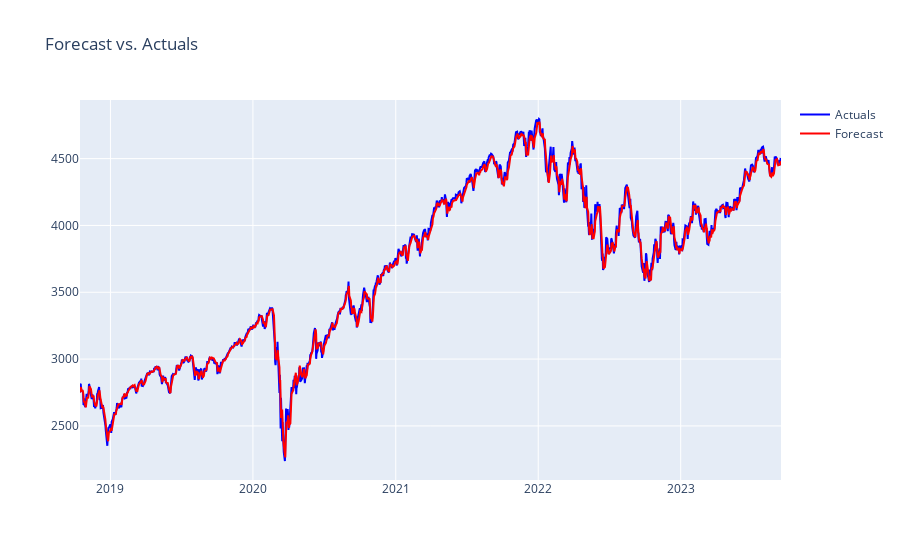

Notebook source saved alongside this figure:
### Markdown cell above
### **Evaluating the Model**

### Code cell
#Plotting the forecast vs actual values (Interactive)
results_df = pd.DataFrame()
results_df['Date'] = test_df['DATE']
results_df['Actuals'] = y_test
results_df['Forecast'] = preds

fig2 = go.Figure()
fig2.add_trace(go.Scatter(x=results_df['Date'], y=results_df['Actuals'], mode='lines', name='Actuals',line=dict(color='blue')))
fig2.add_trace(go.Scatter(x=results_df['Date'], y=results_df['Forecast'], mode='lines', name='Forecast',line=dict(color='red')))
fig2.update_layout(title_text='Forecast vs. Actuals')
fig2.show()

### Figure 1 — Plotly figure (JSON) as saved in the notebook; plotly's stock layout.template omitted (floating-point values rounded to 4 significant figures; data arrays with more than 128 entries replaced by an {"elided": "..."} marker saying what was removed)
{"data": [{"line": {"color": "blue"}, "mode": "lines", "name": "Actuals", "type": "scatter", "x": {"elided": "1238 str values"}, "y": {"elided": "1238 float values"}}, {"line": {"color": "red"}, "mode": "lines", "name": "Forecast", "type": "scatter", "x": {"elided": "1238 str values"}, "y": {"elided": "1238 float values"}}], "layout": {"title": {"text": "Forecast vs. Actuals"}}}
